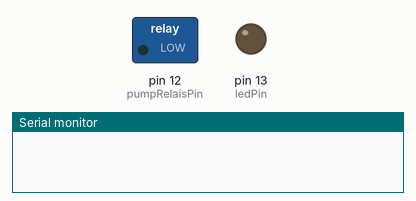
This sketch was run on a simulated Arduino Uno, built with avr-gcc and run on an emulated ATmega328P. Shown: switched loads named in the sketch (green lamp = pin HIGH), output pins drawn as LEDs (lit = HIGH), the last lines printed to the serial monitor. Dashed ring = blinking.

Above: at 0.1 s.
At 2.6 s:
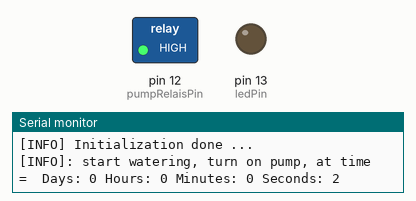
At 47.88 s:
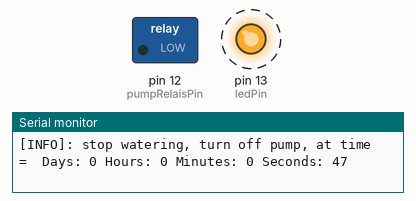
At 86.88 s:
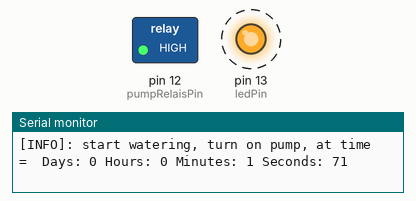
Timing chart, 0 to 87.6 s (numbered marks = the images above):
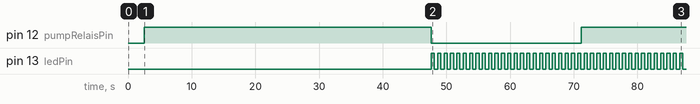

Measured:
- by itself, pin 12 (pumpRelaisPin): HIGH → LOW at 47.6 s, → HIGH 23.6 s later
- by itself, pin 13 (ledPin): alternates HIGH for 0.50 s and LOW for 0.50 s

The sketch:

arduino_sketch.ino
```cpp
/* pump state application enum */
typedef enum pumptStateType{
  pumpOn=1,
  pumpOff
}pumpState_te;

/* GPIO defintion for pump and led */
const int ledPin =  LED_BUILTIN;// the number of the LED pin
const int pumpRelaisPin =  12;// the number of the LED pin

/* APPLICATION CONFIGURATION*/
const unsigned long LED_INTERVAL = 500;           // interval at which to blink (milliseconds)
const unsigned long WATERING_INTERVAL = 24*60*60*1000; // interval at which to blink (milliseconds)
const unsigned long WATERING_TIME = 45000;        // interval at which to blink (milliseconds)

/* pump states */
int ledState = LOW;             // ledState used to set the LED
pumpState_te pumpState = pumpOff;
bool printMessage = true;

/* timing varaibles */
unsigned long previousMillisLed = 0;                // will store last time LED was updated
unsigned long previousMillisWateringInterval = 0;        // will store last time watering has been taken

/** ----------- SETUP -----------------*/
void setup() {
  // put your setup code here, to run once:
  Serial.begin(9600);
  delay(2500);

  Serial.println("---------- Watering Application -------------");
  // set the digital pin as output:
  pinMode(ledPin, OUTPUT);
  pinMode(pumpRelaisPin, OUTPUT);
  digitalWrite(ledPin, ledState);
  digitalWrite(pumpRelaisPin, LOW);
  Serial.println("[INFO] Initialization done ...");

  pumpState = pumpOn;
  pumpControl(pumpState);
  delay(WATERING_TIME);
  pumpState = pumpOff;
  pumpControl(pumpState);
  previousMillisWateringInterval = millis();
}


/** ----------- LOOP -----------------*/
void loop() {
  // check time
  unsigned long currentMillis = millis();

  // check time for blinking LED
  if (currentMillis - previousMillisLed >= LED_INTERVAL){
    previousMillisLed = currentMillis;
    // if the LED is off turn it on and vice-versa:
    if (ledState == LOW) {
      ledState = HIGH;
    } else {
      ledState = LOW;
    }
    // set LED
    digitalWrite(ledPin, ledState);
  }

  // check to turn on RELAIS
  if (currentMillis - previousMillisWateringInterval >= WATERING_INTERVAL) {

    pumpState = pumpOn;
    if ((currentMillis - (previousMillisWateringInterval + WATERING_INTERVAL))>=WATERING_TIME){
      // turn off pump
      previousMillisWateringInterval = currentMillis;
      pumpState = pumpOff;
    }
    // set pump state
    pumpControl(pumpState);
  }
}

// pumpControl - control the pump pin according to state
void pumpControl(pumpState_te pumpStateIn){
    // check
    switch(pumpStateIn){
        case pumpOn:
          digitalWrite(pumpRelaisPin, HIGH);
          pumpState = pumpOn;
          if (printMessage==true){
            Serial.print("[INFO]: start watering, turn on pump, at time = ");
            Serial.print(" Days: " + String(millis()/86400000));
            Serial.print(" Hours: " + String(millis()/3600000));
            Serial.print(" Minutes: " + String(millis()/60000));
            Serial.print(" Seconds: " + String(millis()/1000));
            Serial.print("\n");
            printMessage=false;
          }
          break;
        case pumpOff:
          digitalWrite(pumpRelaisPin, LOW);
          Serial.print("[INFO]: stop watering, turn off pump, at time = ");
          Serial.print(" Days: " + String(millis()/86400000));
          Serial.print(" Hours: " + String(millis()/3600000));
          Serial.print(" Minutes: " + String(millis()/60000));
          Serial.print(" Seconds: " + String(millis()/1000));
          Serial.print("\n");
          pumpState = pumpOff;
          printMessage = true;
          break;

        default:
          pumpState = pumpOff;
          printMessage = true;
          Serial.println("[ERROR]:pump unknown state...");
          break;
      }
}
```
